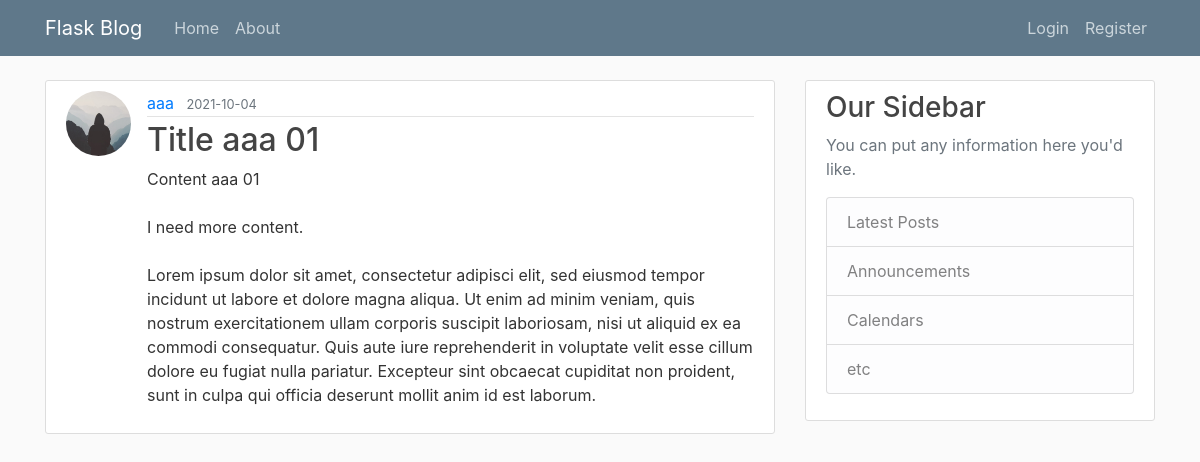
/post/1, run on the app's committed database.
### flaskblog/models.py (models this page shows, shortened)
class User(db.Model, UserMixin):
    id = db.Column(db.Integer, primary_key=True)
    username = db.Column(db.String(20), unique=True, nullable=False)
    email = db.Column(db.String(120), unique=True, nullable=False)
    image_file = db.Column(db.String(20), nullable=False, default='default.jpg')
    password = db.Column(db.String(60), nullable=False)
    posts = db.relationship('Post', backref='author', lazy=True)

class Post(db.Model):
    id = db.Column(db.Integer, primary_key=True)
    title = db.Column(db.String(100), nullable=False)
    date_posted = db.Column(db.DateTime, nullable=False, default=datetime.utcnow)
    content = db.Column(db.Text, nullable=False)
    user_id = db.Column(db.Integer, db.ForeignKey('user.id'), nullable=False)

### flaskblog/routes.py (the view)
@app.route('/post/<int:post_id>')
def post(post_id):
    post = Post.query.get_or_404(post_id)
    return render_template('post.html', title=post.title, post=post)

### flaskblog/templates/post.html (shortened to what this page needs)
{% extends "layout.html" %}
{% block content %}
    <article class="media content-section">
        <img class="rounded-circle article-img" src="{{ url_for('static', filename='profile_pics/' + post.author.image_file) }}">
      <div class="media-body">
        <div class="article-metadata">
          <a class="mr-2" href="{{ url_for('user_posts', username=post.author.username) }}">{{ post.author.username }}</a>
          <small class="text-muted">{{ post.date_posted.strftime('%Y-%m-%d') }}</small>
        </div>
        <h2 class="article-title">{{ post.title }}</h2>
        <p class="article-content">{{ post.content }}</p>
      </div>
    </article>
{% endblock content %}

### flaskblog/static/main.css (style rules this page uses)
body { background: #fafafa; color: #333333; margin-top: 5rem; }
h1, h2, h3, h4, h5, h6 { color: #444444; }
.content-section { background: #ffffff; padding: 10px 20px; border: 1px solid #dddddd; border-radius: 3px; margin-bottom: 20px; }
.article-title { color: #444444; }
.article-content { white-space: pre-line; }
.article-img { height: 65px; width: 65px; margin-right: 16px; }
.article-metadata { padding-bottom: 1px; margin-bottom: 4px; border-bottom: 1px solid #e3e3e3 }

### data on the page
User: image_file (placeholder picture), author.username "aaa"
Post: date_posted "2021-10-04", title "Title aaa 01", content "Content aaa 01 I need more content. Lorem ipsum dolor sit amet, consectetur adipisci elit, sed eiusmod tempor incidunt ut labore et dolore magna aliqua. Ut enim ad minim veniam, quis nostrum exercitationem ullam corporis suscipit laboriosam, nisi ut aliquid ex ea commodi consequatur. Quis aute iure reprehenderit in voluptate velit esse cillum dolore eu fugiat nulla pariatur. Excepteur sint obcaecat cupiditat non proident, sunt in culpa qui officia deserunt mollit anim id est laborum."
